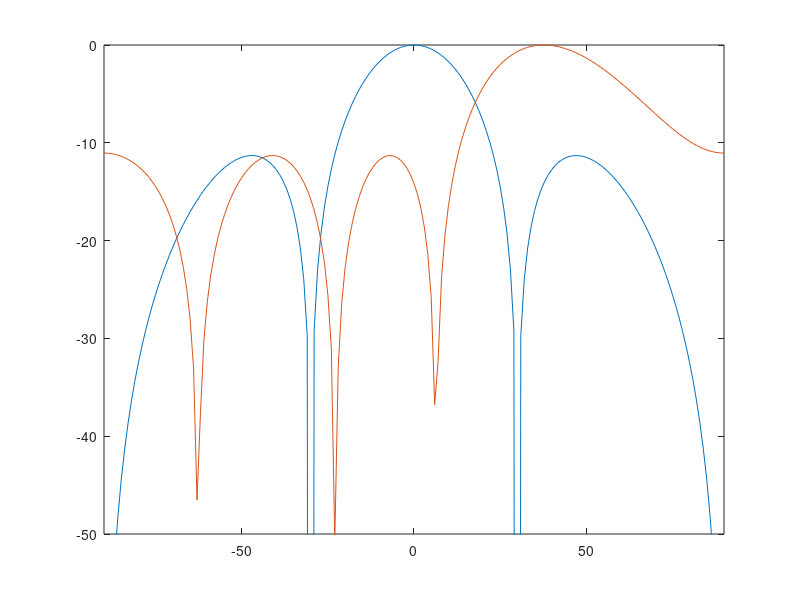

MATLAB code to generate this figure:
clear;
I1=1;
%I2=0.5;
I2=1;

theta=0:180;
u=pi/2*cosd(theta);
S=I1*cos((2*1-1).*u)+I2*cos((2*2-1).*u);
AF=0;

shift=110/180*pi;
AF=I2*exp(1i*0*(pi*cosd(theta)+shift))+I1*exp(1i*1*(pi*cosd(theta)+shift))+I1*exp(1i*2*(pi*cosd(theta)+shift))+I2*exp(1i*3*(pi*cosd(theta)+shift));

Sdb=20*log10(abs(S));
plot(theta-90, Sdb-max(Sdb));
axis([-90,90,-50,0]);
hold on;
AF=20*log10(abs(AF));
plot(theta-90, AF-max(AF));
hold off;
% hold on;

% I1=1;
% I2=1;
% S=I1*cos((2*1-1).*u)+I2*cos((2*2-1).*u);
% Sdb=20*log10(abs(S));
% plot(theta, Sdb-max(Sdb));
% hold off;